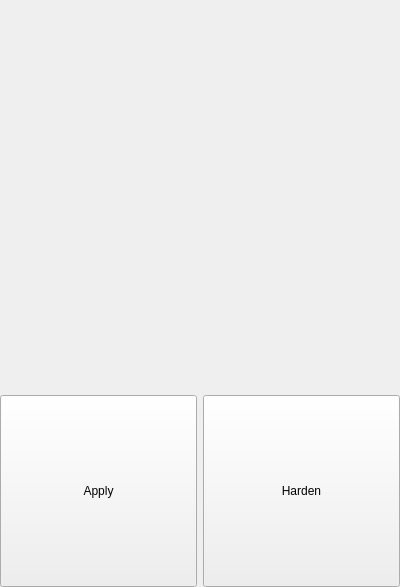
<?xml version="1.0" encoding="UTF-8"?>
<ui version="4.0">
 <class>qSlicerTransformPreviewWidget</class>
 <widget class="qSlicerWidget" name="qSlicerTransformPreviewWidget">
  <property name="geometry">
   <rect>
    <x>0</x>
    <y>0</y>
    <width>400</width>
    <height>587</height>
   </rect>
  </property>
  <property name="sizePolicy">
   <sizepolicy hsizetype="Expanding" vsizetype="Expanding">
    <horstretch>0</horstretch>
    <verstretch>0</verstretch>
   </sizepolicy>
  </property>
  <property name="windowTitle">
   <string>Form</string>
  </property>
  <layout class="QVBoxLayout" name="verticalLayout">
   <property name="margin">
    <number>0</number>
   </property>
   <item>
    <widget class="QLabel" name="TransformLabel">
     <property name="sizePolicy">
      <sizepolicy hsizetype="Expanding" vsizetype="Expanding">
       <horstretch>0</horstretch>
       <verstretch>0</verstretch>
      </sizepolicy>
     </property>
     <property name="text">
      <string/>
     </property>
    </widget>
   </item>
   <item>
    <widget class="qMRMLCheckableNodeComboBox" name="TransformPreviewComboBox">
     <property name="sizePolicy">
      <sizepolicy hsizetype="Expanding" vsizetype="Expanding">
       <horstretch>0</horstretch>
       <verstretch>0</verstretch>
      </sizepolicy>
     </property>
     <property name="toolTip">
      <string>Select nodes to preview transform</string>
     </property>
     <property name="nodeTypes">
      <stringlist>
       <string>vtkMRMLTransformableNode</string>
      </stringlist>
     </property>
    </widget>
   </item>
   <item>
    <layout class="QHBoxLayout" name="horizontalLayout">
     <item>
      <widget class="QPushButton" name="ApplyButton">
       <property name="sizePolicy">
        <sizepolicy hsizetype="Expanding" vsizetype="Expanding">
         <horstretch>0</horstretch>
         <verstretch>0</verstretch>
        </sizepolicy>
       </property>
       <property name="toolTip">
        <string>Apply transform to selected nodes.</string>
       </property>
       <property name="text">
        <string>Apply</string>
       </property>
      </widget>
     </item>
     <item>
      <widget class="QPushButton" name="HardenButton">
       <property name="sizePolicy">
        <sizepolicy hsizetype="Expanding" vsizetype="Expanding">
         <horstretch>0</horstretch>
         <verstretch>0</verstretch>
        </sizepolicy>
       </property>
       <property name="toolTip">
        <string>Harden transform to selected nodes.</string>
       </property>
       <property name="text">
        <string>Harden</string>
       </property>
      </widget>
     </item>
    </layout>
   </item>
  </layout>
 </widget>
 <customwidgets>
  <customwidget>
   <class>qMRMLCheckableNodeComboBox</class>
   <extends>qMRMLNodeComboBox</extends>
   <header>qMRMLCheckableNodeComboBox.h</header>
  </customwidget>
  <customwidget>
   <class>qMRMLNodeComboBox</class>
   <extends>QWidget</extends>
   <header>qMRMLNodeComboBox.h</header>
  </customwidget>
  <customwidget>
   <class>qSlicerWidget</class>
   <extends>QWidget</extends>
   <header>qSlicerWidget.h</header>
   <container>1</container>
  </customwidget>
 </customwidgets>
 <resources/>
 <connections>
  <connection>
   <sender>qSlicerTransformPreviewWidget</sender>
   <signal>mrmlSceneChanged(vtkMRMLScene*)</signal>
   <receiver>TransformPreviewComboBox</receiver>
   <slot>setMRMLScene(vtkMRMLScene*)</slot>
   <hints>
    <hint type="sourcelabel">
     <x>199</x>
     <y>293</y>
    </hint>
    <hint type="destinationlabel">
     <x>199</x>
     <y>293</y>
    </hint>
   </hints>
  </connection>
 </connections>
</ui>
